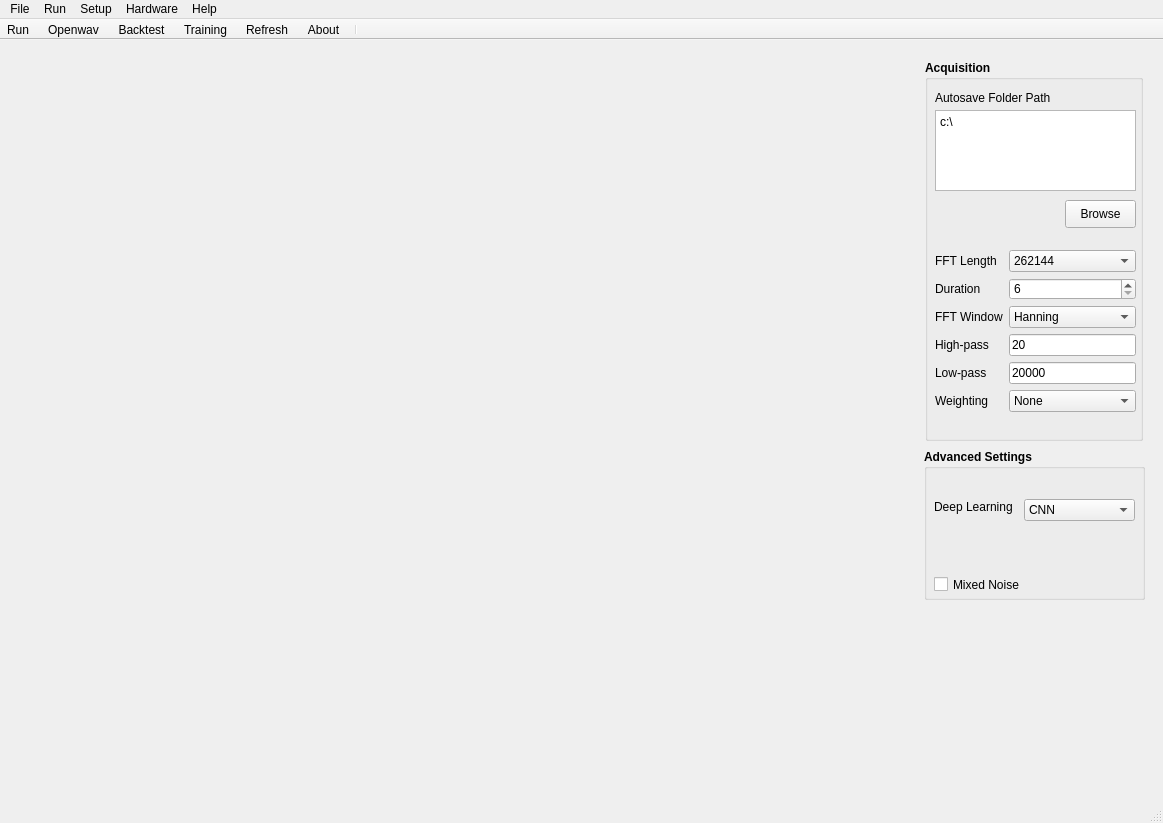
<?xml version="1.0" encoding="UTF-8"?>
<ui version="4.0">
 <class>MainWindow</class>
 <widget class="QMainWindow" name="MainWindow">
  <property name="geometry">
   <rect>
    <x>0</x>
    <y>0</y>
    <width>1163</width>
    <height>823</height>
   </rect>
  </property>
  <property name="windowTitle">
   <string>MainWindow</string>
  </property>
  <property name="styleSheet">
   <string notr="true">QToolBar {
    spacing: 5px; /* spacing between items in the tool bar */
}

QToolButton:hover {
    background: #bcc7d9;
}

QStatusBar {
    border-width: 5px;
    border-color: blue;
}</string>
  </property>
  <property name="animated">
   <bool>true</bool>
  </property>
  <widget class="QWidget" name="centralwidget">
   <property name="styleSheet">
    <string notr="true"/>
   </property>
   <layout class="QVBoxLayout" name="verticalLayout_3">
    <item>
     <widget class="QWidget" name="widget" native="true">
      <layout class="QHBoxLayout" name="horizontalLayout_2">
       <property name="leftMargin">
        <number>0</number>
       </property>
       <property name="topMargin">
        <number>0</number>
       </property>
       <property name="rightMargin">
        <number>0</number>
       </property>
       <property name="bottomMargin">
        <number>0</number>
       </property>
       <item>
        <widget class="QWidget" name="widget_2" native="true">
         <layout class="QHBoxLayout" name="horizontalLayout">
          <property name="leftMargin">
           <number>0</number>
          </property>
          <property name="topMargin">
           <number>0</number>
          </property>
          <property name="rightMargin">
           <number>0</number>
          </property>
          <property name="bottomMargin">
           <number>0</number>
          </property>
          <item>
           <layout class="QVBoxLayout" name="verticalLayout_2"/>
          </item>
         </layout>
        </widget>
       </item>
       <item>
        <widget class="QWidget" name="widget_3" native="true">
         <property name="minimumSize">
          <size>
           <width>240</width>
           <height>0</height>
          </size>
         </property>
         <property name="maximumSize">
          <size>
           <width>240</width>
           <height>16777215</height>
          </size>
         </property>
         <widget class="QGroupBox" name="groupBox">
          <property name="geometry">
           <rect>
            <x>11</x>
            <y>11</y>
            <width>218</width>
            <height>381</height>
           </rect>
          </property>
          <property name="font">
           <font>
            <pointsize>9</pointsize>
            <weight>75</weight>
            <bold>true</bold>
           </font>
          </property>
          <property name="title">
           <string>Acquisition</string>
          </property>
          <widget class="QLabel" name="label">
           <property name="geometry">
            <rect>
             <x>10</x>
             <y>30</y>
             <width>121</width>
             <height>16</height>
            </rect>
           </property>
           <property name="text">
            <string>Autosave Folder Path</string>
           </property>
          </widget>
          <widget class="QPushButton" name="pushButton">
           <property name="geometry">
            <rect>
             <x>140</x>
             <y>140</y>
             <width>71</width>
             <height>28</height>
            </rect>
           </property>
           <property name="text">
            <string>Browse</string>
           </property>
          </widget>
          <widget class="QWidget" name="layoutWidget">
           <property name="geometry">
            <rect>
             <x>10</x>
             <y>190</y>
             <width>201</width>
             <height>166</height>
            </rect>
           </property>
           <layout class="QFormLayout" name="formLayout">
            <item row="0" column="0">
             <widget class="QLabel" name="label_2">
              <property name="text">
               <string>FFT Length</string>
              </property>
             </widget>
            </item>
            <item row="0" column="1">
             <widget class="QComboBox" name="comboBox">
              <item>
               <property name="text">
                <string>262144</string>
               </property>
              </item>
             </widget>
            </item>
            <item row="1" column="0">
             <widget class="QLabel" name="label_3">
              <property name="text">
               <string>Duration</string>
              </property>
             </widget>
            </item>
            <item row="2" column="0">
             <widget class="QLabel" name="label_4">
              <property name="text">
               <string>FFT Window</string>
              </property>
             </widget>
            </item>
            <item row="2" column="1">
             <widget class="QComboBox" name="comboBox_2">
              <item>
               <property name="text">
                <string>Hanning</string>
               </property>
              </item>
              <item>
               <property name="text">
                <string>Flat Top</string>
               </property>
              </item>
              <item>
               <property name="text">
                <string>None</string>
               </property>
              </item>
             </widget>
            </item>
            <item row="3" column="0">
             <widget class="QLabel" name="label_5">
              <property name="text">
               <string>High-pass</string>
              </property>
             </widget>
            </item>
            <item row="3" column="1">
             <widget class="QLineEdit" name="lineEdit_3">
              <property name="text">
               <string>20</string>
              </property>
             </widget>
            </item>
            <item row="4" column="0">
             <widget class="QLabel" name="label_6">
              <property name="text">
               <string>Low-pass</string>
              </property>
             </widget>
            </item>
            <item row="4" column="1">
             <widget class="QLineEdit" name="lineEdit_4">
              <property name="text">
               <string>20000</string>
              </property>
             </widget>
            </item>
            <item row="5" column="0">
             <widget class="QLabel" name="label_7">
              <property name="text">
               <string>Weighting</string>
              </property>
             </widget>
            </item>
            <item row="5" column="1">
             <widget class="QComboBox" name="comboBox_3">
              <item>
               <property name="text">
                <string>None</string>
               </property>
              </item>
              <item>
               <property name="text">
                <string>A-wt</string>
               </property>
              </item>
             </widget>
            </item>
            <item row="1" column="1">
             <widget class="QSpinBox" name="spinBox">
              <property name="minimum">
               <number>6</number>
              </property>
              <property name="maximum">
               <number>20</number>
              </property>
             </widget>
            </item>
           </layout>
          </widget>
          <widget class="QTextEdit" name="textEdit">
           <property name="geometry">
            <rect>
             <x>10</x>
             <y>50</y>
             <width>201</width>
             <height>81</height>
            </rect>
           </property>
           <property name="html">
            <string>&lt;!DOCTYPE HTML PUBLIC &quot;-//W3C//DTD HTML 4.0//EN&quot; &quot;http://www.w3.org/TR/REC-html40/strict.dtd&quot;&gt;
&lt;html&gt;&lt;head&gt;&lt;meta name=&quot;qrichtext&quot; content=&quot;1&quot; /&gt;&lt;style type=&quot;text/css&quot;&gt;
p, li { white-space: pre-wrap; }
&lt;/style&gt;&lt;/head&gt;&lt;body style=&quot; font-family:'PMingLiU'; font-size:9pt; font-weight:400; font-style:normal;&quot;&gt;
&lt;p style=&quot; margin-top:0px; margin-bottom:0px; margin-left:0px; margin-right:0px; -qt-block-indent:0; text-indent:0px;&quot;&gt;c:\&lt;/p&gt;&lt;/body&gt;&lt;/html&gt;</string>
           </property>
          </widget>
         </widget>
         <widget class="QGroupBox" name="groupBox_2">
          <property name="geometry">
           <rect>
            <x>10</x>
            <y>400</y>
            <width>221</width>
            <height>151</height>
           </rect>
          </property>
          <property name="font">
           <font>
            <weight>75</weight>
            <bold>true</bold>
           </font>
          </property>
          <property name="title">
           <string>Advanced Settings</string>
          </property>
          <widget class="QLabel" name="label_8">
           <property name="geometry">
            <rect>
             <x>10</x>
             <y>50</y>
             <width>91</width>
             <height>16</height>
            </rect>
           </property>
           <property name="text">
            <string>Deep Learning</string>
           </property>
          </widget>
          <widget class="QComboBox" name="comboBox_4">
           <property name="geometry">
            <rect>
             <x>100</x>
             <y>50</y>
             <width>111</width>
             <height>22</height>
            </rect>
           </property>
           <item>
            <property name="text">
             <string>CNN</string>
            </property>
           </item>
           <item>
            <property name="text">
             <string>DNN</string>
            </property>
           </item>
           <item>
            <property name="text">
             <string>2D_CNN</string>
            </property>
           </item>
          </widget>
          <widget class="QCheckBox" name="checkBox">
           <property name="geometry">
            <rect>
             <x>10</x>
             <y>120</y>
             <width>101</width>
             <height>31</height>
            </rect>
           </property>
           <property name="text">
            <string>Mixed Noise</string>
           </property>
          </widget>
         </widget>
        </widget>
       </item>
      </layout>
     </widget>
    </item>
   </layout>
  </widget>
  <widget class="QMenuBar" name="menuBar">
   <property name="geometry">
    <rect>
     <x>0</x>
     <y>0</y>
     <width>1163</width>
     <height>25</height>
    </rect>
   </property>
   <widget class="QMenu" name="menuFile">
    <property name="title">
     <string>File</string>
    </property>
    <addaction name="actionOpenwav"/>
   </widget>
   <widget class="QMenu" name="menuMode">
    <property name="title">
     <string>Run</string>
    </property>
    <addaction name="separator"/>
    <addaction name="actionRun"/>
    <addaction name="actionBacktest"/>
   </widget>
   <widget class="QMenu" name="menuSetup">
    <property name="title">
     <string>Setup</string>
    </property>
    <addaction name="actionTraining"/>
    <addaction name="actionpromptsn"/>
    <addaction name="actiontest"/>
   </widget>
   <widget class="QMenu" name="menuAbout">
    <property name="title">
     <string>Help</string>
    </property>
    <addaction name="actionAbout"/>
   </widget>
   <widget class="QMenu" name="menuHardware">
    <property name="title">
     <string>Hardware</string>
    </property>
    <addaction name="actionRefresh"/>
   </widget>
   <addaction name="menuFile"/>
   <addaction name="menuMode"/>
   <addaction name="menuSetup"/>
   <addaction name="menuHardware"/>
   <addaction name="menuAbout"/>
  </widget>
  <widget class="QToolBar" name="toolBar">
   <property name="minimumSize">
    <size>
     <width>0</width>
     <height>0</height>
    </size>
   </property>
   <property name="maximumSize">
    <size>
     <width>16777215</width>
     <height>55</height>
    </size>
   </property>
   <property name="windowTitle">
    <string>toolBar</string>
   </property>
   <property name="movable">
    <bool>false</bool>
   </property>
   <property name="allowedAreas">
    <set>Qt::TopToolBarArea</set>
   </property>
   <property name="iconSize">
    <size>
     <width>40</width>
     <height>40</height>
    </size>
   </property>
   <property name="floatable">
    <bool>false</bool>
   </property>
   <attribute name="toolBarArea">
    <enum>TopToolBarArea</enum>
   </attribute>
   <attribute name="toolBarBreak">
    <bool>false</bool>
   </attribute>
   <addaction name="actionRun"/>
   <addaction name="actionOpenwav"/>
   <addaction name="actionBacktest"/>
   <addaction name="actionTraining"/>
   <addaction name="actionRefresh"/>
   <addaction name="actionAbout"/>
   <addaction name="separator"/>
  </widget>
  <widget class="QStatusBar" name="statusBar"/>
  <action name="actionRun">
   <property name="icon">
    <iconset resource="resource.qrc">
     <normaloff>:/icons/images/play.svg</normaloff>:/icons/images/play.svg</iconset>
   </property>
   <property name="text">
    <string>Run</string>
   </property>
  </action>
  <action name="actionAbout">
   <property name="icon">
    <iconset resource="resource.qrc">
     <normaloff>:/icons/images/info.svg</normaloff>:/icons/images/info.svg</iconset>
   </property>
   <property name="text">
    <string>About</string>
   </property>
  </action>
  <action name="actionRefresh">
   <property name="icon">
    <iconset resource="resource.qrc">
     <normaloff>:/icons/images/hard-drive.svg</normaloff>:/icons/images/hard-drive.svg</iconset>
   </property>
   <property name="text">
    <string>Refresh</string>
   </property>
  </action>
  <action name="actionBacktest">
   <property name="icon">
    <iconset resource="resource.qrc">
     <normaloff>:/icons/images/refresh-cw.svg</normaloff>:/icons/images/refresh-cw.svg</iconset>
   </property>
   <property name="text">
    <string>Backtest</string>
   </property>
  </action>
  <action name="actionOpenwav">
   <property name="icon">
    <iconset resource="resource.qrc">
     <normaloff>:/icons/images/file-plus.svg</normaloff>:/icons/images/file-plus.svg</iconset>
   </property>
   <property name="text">
    <string>Openwav</string>
   </property>
  </action>
  <action name="actionTraining">
   <property name="icon">
    <iconset resource="resource.qrc">
     <normaloff>:/icons/images/cpu.svg</normaloff>:/icons/images/cpu.svg</iconset>
   </property>
   <property name="text">
    <string>Training</string>
   </property>
  </action>
  <action name="actionpromptsn">
   <property name="text">
    <string>promptsn</string>
   </property>
  </action>
  <action name="actiontest">
   <property name="text">
    <string>test</string>
   </property>
  </action>
 </widget>
 <resources>
  <include location="resource.qrc"/>
 </resources>
 <connections/>
</ui>
